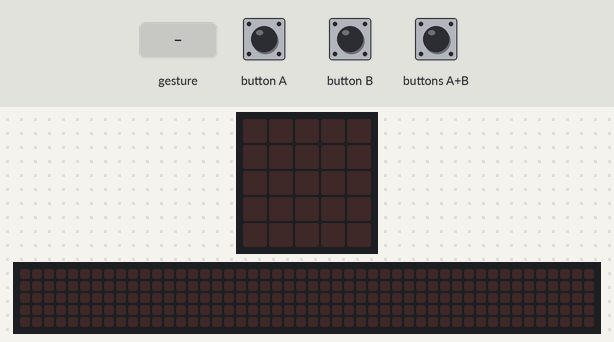
A program run on a simulated BBC micro:bit (MakeCode). Parts: the board's 5×5 LED display, a strip that is not on the board, showing the scrolling text unrolled. The test bench sets the inputs (shaded band). A tilt is held for 1.5 s and a shake lasts 1 s, then the board lies face up again; the 48×5 strip is a reading aid, not a part: it shows the text the display is scrolling, unrolled, one strip-width of it at a time.

Above: at 1.2 s.
1.3 s: gesture 'shake'
At 2.3 s:
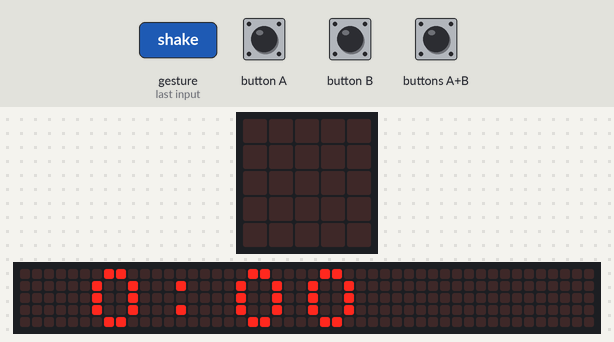
At 2.77 s:
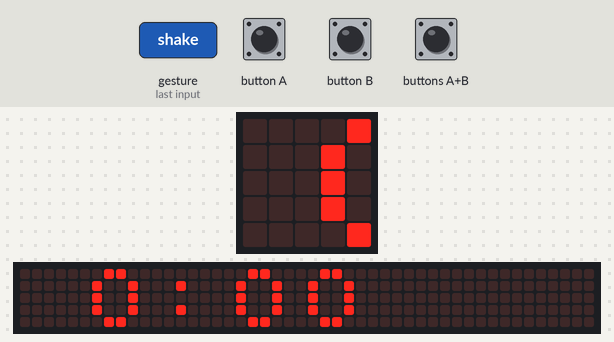
Timing chart, 0 to 4.3 s (numbered marks = the images above; inputs shaded):
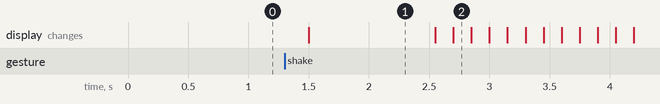

The program:

main.ts
```typescript
input.onButtonPressed(Button.A, function () {
    if (hours < 23) {
        hours += 1
    } else {
        hours = 0
    }
})
input.onButtonPressed(Button.AB, function () {
    ampm = !(ampm)
})
input.onButtonPressed(Button.B, function () {
    if (minutes < 59) {
        minutes += 1
    } else {
        minutes = 0
    }
})
input.onGesture(Gesture.Shake, function () {
    adjust = hours
    if (ampm) {
        if (hours > 12) {
            adjust = hours - 12
        } else if (hours == 0) {
            adjust = 12
        }
    }
    time = " " + ("" + adjust)
    time = "" + time + ":"
    time = "" + time + Math.trunc(minutes / 10)
    time = "" + time + minutes % 10
    if (ampm) {
        if (hours > 11) {
            time = "" + time + "PM"
        } else {
            time = "" + time + "AM"
        }
    }
    basic.showString(time)
})
let hours = 0
let minutes = 0
let adjust = 0
let time = ""
let ampm = false
ampm = false
time = ""
adjust = 0
minutes = 0
hours = 0
basic.forever(function () {
    basic.pause(60000)
    if (minutes < 59) {
        minutes += 1
    } else {
        minutes = 0
        if (hours < 23) {
            hours += 1
        } else {
            hours = 0
        }
    }
})
```

test.ts
```typescript
// les tests vont ici ; cela ne sera pas compilé si ce paquet est utilisé en tant qu'extension.
```

Measured:
- after the input at 1.3 s, the display: changes after 0.20 s (image 1)
- what the display in image 1 shows lasts 1.1 s, from 1.5 s to 2.6 s
